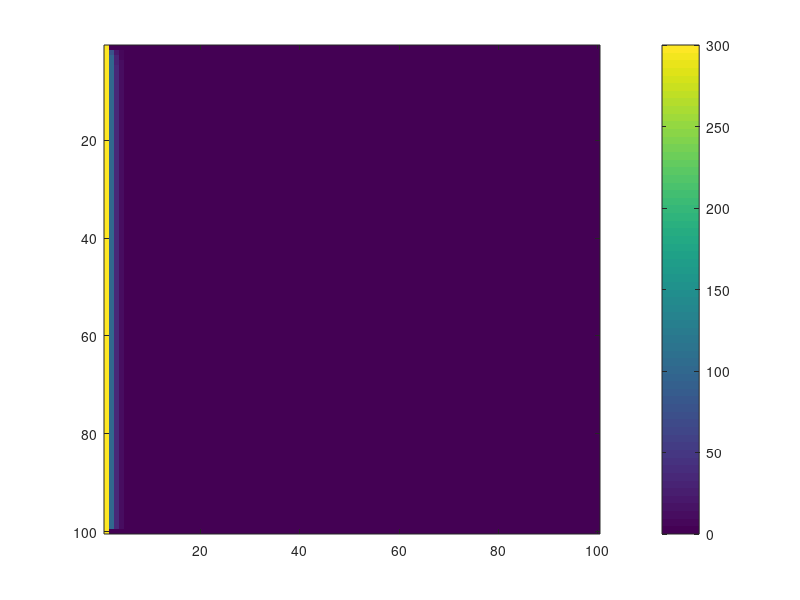

MATLAB code to generate this figure: (Note: this script raises an error after producing the figure.)
clear ; close;

% Instead of 1D array, I'll be using a 
% 2D matrix for data

% Define grid size (100x100)
n = 100; 
% Matrix to store values
T = zeros(n,n);
% Number of iterations
iterations = 5000;

% FIRST CASE: left boundary 300 K
T(:,1) = 300;

% Create meshgrid for plotting
[X,Y] = meshgrid(1:n, 1:n);

% Every iteration calculate average of 4 points - top, bottom, left, right,
% instead of left and right (in 1D)
for iter = 1:iterations
    % Saves old matrix for difference 
    % calculation bellow
    T_old = T;
    for i = 2:(n-1)
        for j = 2:(n-1)
            up     = T(i,j-1);
            down   = T(i,j+1);
            left   = T(i-1,j);
            right  = T(i+1,j);
            % takes the average of these values
            T(i,j) = (up + down + left + right) / 4;
        end
    end
    
    % Calculates the difference
    % Takes a double sum, since first 
    % calculation returns array
    tmp = sum((T-T_old).^2)/(n*n);
    df = sqrt(sum(tmp));
    
    % plot each pixel based on each 
    % matrix value every iteration
    imagesc(T)

    % add a color scale to plot (in other 
    % words, a legend)
    c = colorbar;
    c.Label.String = "Temperature [K]";
    colormap(jet)

    mytitle = sprintf('Steps: %8i  dT diff: %.6f', iter, df);
    title(mytitle,'FontSize',20);
    drawnow
end
